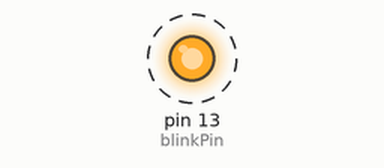
A sketch run on a simulated Arduino Uno, built with avr-gcc and run on an emulated ATmega328P. Shown: output pins drawn as LEDs (lit = HIGH). Dashed ring = blinking. What the sketch prints to the serial monitor is not drawn.

Above: at 0.3 s.
Timing chart, 0 to 3.1 s (numbered marks = the images above):
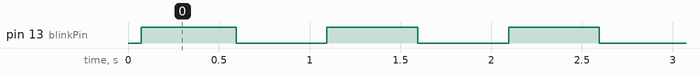

The sketch:

Lesson1_Variables.ino
```cpp
/*
  Lesson 1 - Variables & Data Types
  GearUp Robotics - Arduino & C++ Starter Lab

  Goal: learn how C++ stores different kinds of information,
  and how to print it to the Serial Monitor.
  Hardware: just your Arduino board + USB cable.
*/

// A constant never changes while the program runs.
const int blinkPin = LED_BUILTIN;    // the LED already on your board

// Variables hold values that CAN change.
int    blinkCount   = 0;        // whole numbers
long   bigNumber    = 100000;   // bigger whole numbers
float  batteryVolts = 7.4;      // numbers with decimals
bool   ledIsOn      = false;    // true or false
char   grade        = 'A';      // a single character
String teamName     = "GearUp"; // a line of text

void setup() {
  Serial.begin(9600);            // open the channel to the computer
  pinMode(blinkPin, OUTPUT);     // we will control this pin

  Serial.println("=== Lesson 1: Data Types ===");
  Serial.print("Team: ");        Serial.println(teamName);
  Serial.print("Grade: ");       Serial.println(grade);
  Serial.print("Battery (V): "); Serial.println(batteryVolts);
  Serial.print("Big number: ");  Serial.println(bigNumber);

  // Why types matter: integer math throws away the decimal part!
  int a = 7, b = 2;
  Serial.print("7 / 2 as int   = "); Serial.println(a / b);      // 3
  Serial.print("7 / 2 as float = "); Serial.println(7.0 / 2.0);  // 3.50
}

void loop() {
  ledIsOn = !ledIsOn;                  // flip true to false, false to true
  digitalWrite(blinkPin, ledIsOn);     // turn the LED on or off
  blinkCount = blinkCount + 1;         // count the blinks

  Serial.print("Blink #");
  Serial.print(blinkCount);
  Serial.print("  LED is ");
  Serial.println(ledIsOn ? "ON" : "OFF");

  delay(500);
}
```

Measured:
- by itself, pin 13 (blinkPin): alternates HIGH for 0.50 s and LOW for 0.50 s
